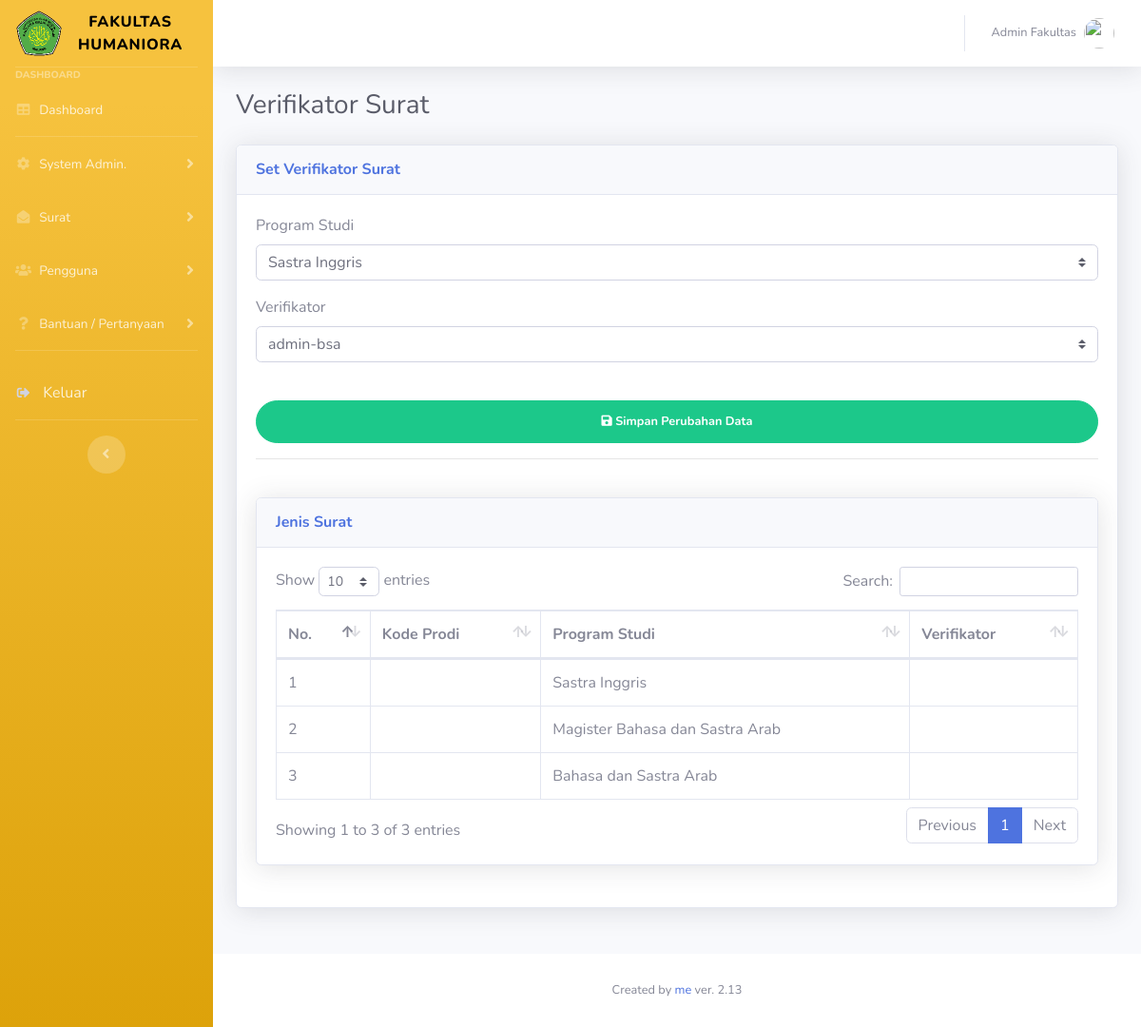
Page /admin/verifikatorsurat-isi.php (signed in) on the committed database.
### tables this page shows
CREATE TABLE IF NOT EXISTS `prodi` (
  `no` int(11) NOT NULL AUTO_INCREMENT,
  `namaprodi` varchar(100) DEFAULT NULL,
  `jenjang` varchar(2) DEFAULT NULL,
  `verifikator` varchar(50) DEFAULT NULL,
  KEY `Index 1` (`no`)
);

### admin/verifikatorsurat-isi.php (the view, shortened to what this page needs)
<!DOCTYPE html>
<html lang="en">
<head>
    <link href="../vendor/fontawesome-free/css/all.min.css" rel="stylesheet" type="text/css">
    <link href="../css/sb-admin-2.min.css" rel="stylesheet">
    <link href="vendor/datatables/dataTables.bootstrap4.min.css" rel="stylesheet">
</head>
<body id="page-top">
    <div id="wrapper">
        <?php
        require "../assets/sidebar.php";
        ?>
        <div id="content-wrapper" class="d-flex flex-column">
            <div id="content">
                <?php
                require "../assets/topbar.php";
                ?>
                <div class="container-fluid">
                    <div class="d-sm-flex align-items-center justify-content-between mb-4">
                        <h1 class="h3 mb-0 text-gray-800">Verifikator Surat</h1>
                    </div>
                    <div class="row">
                        <div class="col-lg-12 mb-4">
                            <div class="card shadow mb-4">
                                <div class="card-header py-3">
                                    <h6 class="m-0 font-weight-bold text-primary">Set Verifikator Surat</h6>
                                </div>
                                <div class="card-body">
                                    <form class="user" action="verifikatorsurat-edit.php" method="POST">
                                        <div class="form-group">
                                            <label>Program Studi</label>
                                            <select class="browser-default custom-select" name="prodi" id="prodi">
                                                <?php
                                                $qprodi = mysqli_query($conn, "SELECT DISTINCT (namaprodi) FROM prodi ORDER BY namaprodi DESC");
                                                while ($dprodi = mysqli_fetch_array($qprodi)) {
                                                    $namaprodi = $dprodi['namaprodi'];
                                                ?>
                                                    <option value="<?= $namaprodi; ?>"><?= $namaprodi; ?></option>
                                                <?php
                                                }
                                                ?>
                                            </select>
                                        </div>
                                        <div class="form-group">
                                            <label>Verifikator</label>
                                            <select class="browser-default custom-select" name="verifikator" id="verifikator">
                                                <?php
                                                $qverifikator = mysqli_query($conn, "SELECT * FROM pengguna WHERE role='adminprodi' ORDER BY nama");
                                                while ($dverifikator = mysqli_fetch_array($qverifikator)) {
                                                    $nama = $dverifikator['nama'];
                                                    $user = $dverifikator['user'];
                                                ?>
                                                    <option value="<?= $user; ?>"><?= $nama; ?></option>
                                                <?php
                                                }
                                                ?>
                                            </select>
                                        </div>
                                        <br />
                                        <button type="submit" class="btn btn-success btn-user btn-block"> <i class="fas fa-save"></i><b> Simpan Perubahan Data</b></button>
                                        <hr>
                                    </form>
                                    <br />
                                    <div class="card shadow mb-4">
                                        <div class="card-header py-3">
                                            <h6 class="m-0 font-weight-bold text-primary">Jenis Surat</h6>
                                        </div>
                                        <div class="card-body">
                                            <div class="table-responsive">
                                                <table class="table table-bordered" id="dataTable" width="100%" cellspacing="0">
                                                    <thead>
                                                        <tr>
                                                            <th>No.</th>
                                                            <th>Kode Prodi</th>
                                                            <th>Program Studi</th>
                                                            <th>Verifikator</th>
                                                        </tr>
                                                    </thead>
                                                    <tbody>
                                                        <?php
                                                        $no = 1;
                                                        $qprodi = mysqli_query($conn, "SELECT * FROM prodi ORDER BY namaprodi DESC");
                                                        while ($dprodi = mysqli_fetch_array($qprodi)) {
                                                            $kodeprodi = $dprodi['kodeprodi'];
                                                            $prodi = $dprodi['namaprodi'];
                                                            $verifikator = $dprodi['verifikator'];
                                                            $qpengguna = mysqli_query($conn, "SELECT * FROM pengguna WHERE user='$verifikator'");
                                                            $dpengguna = mysqli_fetch_array($qpengguna);
                                                            $nama = $dpengguna['nama'];
                                                        ?>
                                                            <tr>
                                                                <td><?= $no; ?></td>
                                                                <td><?= $kodeprodi; ?></td>
                                                                <td><?= $prodi; ?></td>
                                                                <td><?= $nama; ?></td>
                                                            </tr>
                                                        <?php
                                                            $no++;
                                                        }
                                                        ?>
                                                    </tbody>
                                                </table>
                                            </div>
                                        </div>
                                    </div>
                                </div>
                            </div>
                        </div>
                    </div>
                </div>
            </div>
            <?php
            require "../assets/footer.php";
            ?>
        </div>
    </div>
</body>
</html>

### rows in the picture
prodi: namaprodi "Sastra Inggris"
prodi: namaprodi "Magister Bahasa dan Sastra Arab"
prodi: namaprodi "Bahasa dan Sastra Arab"

### other values in the picture
$nama "Admin Fakultas"
form field prodi "Sastra Inggris"
form field verifikator "admin-bsa"
